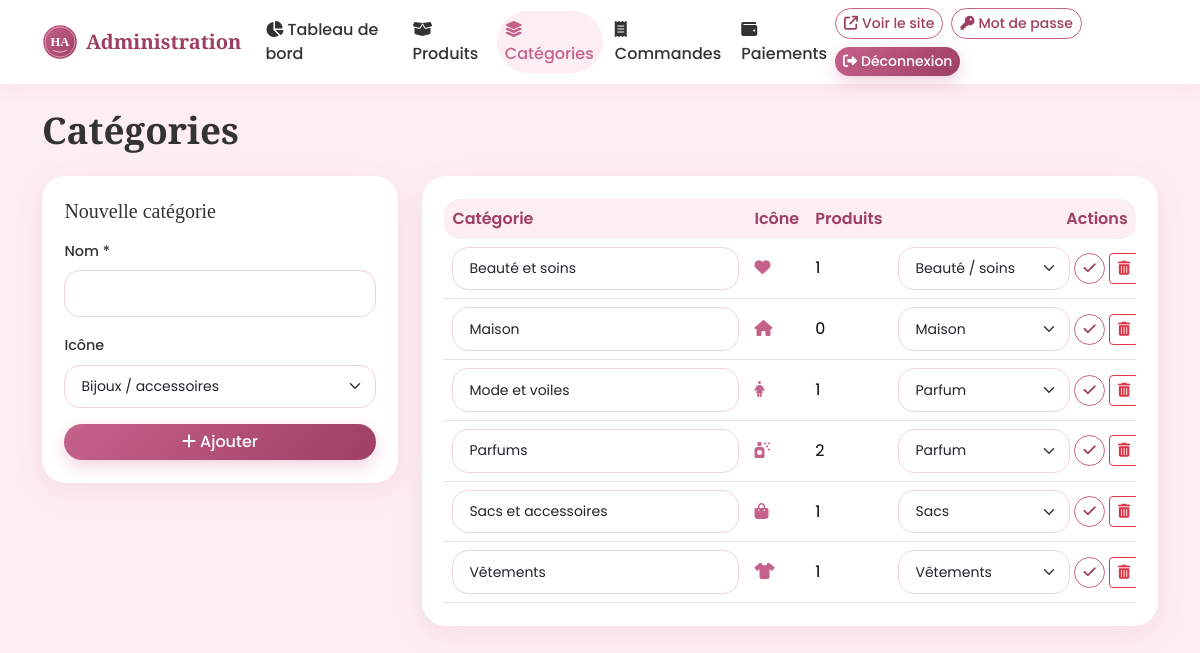
The page /admin/categories.php (signed in) on the database as committed earlier.
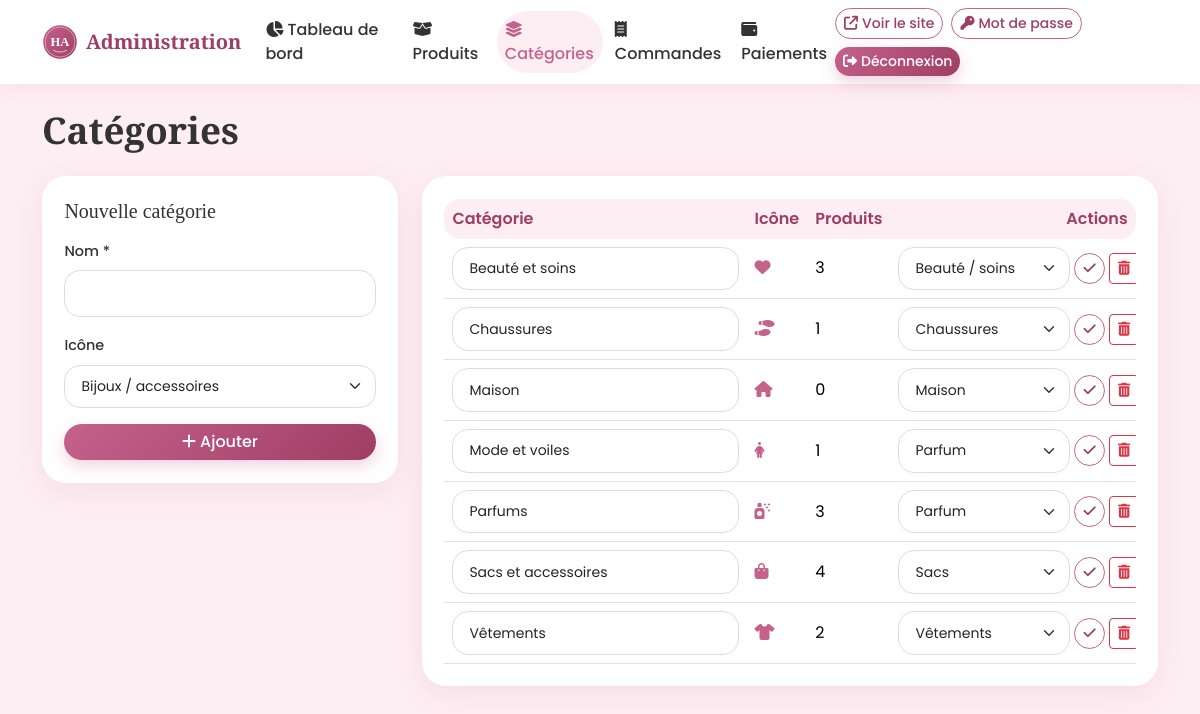
The same page on the database as committed later.
### tables this page shows
CREATE TABLE IF NOT EXISTS categories (
  id INT AUTO_INCREMENT PRIMARY KEY,
  nom VARCHAR(100) NOT NULL,
  description TEXT NULL,
  icone VARCHAR(50) NOT NULL DEFAULT 'fa-gem',
  created_at TIMESTAMP NOT NULL DEFAULT CURRENT_TIMESTAMP
);

### includes/functions.php (called while the page is built, shortened)
<?php
function e($v): string
{
    return htmlspecialchars((string)$v, ENT_QUOTES, 'UTF-8');
}
function base_url(string $path = ''): string
{
    return BASE_URL . '/' . ltrim($path, '/');
}
    ?>

### admin/categories.php (the view, shortened to what the changed rows need)
<?php
$pdo = db();
$adminPage = 'categories';
require __DIR__ . '/_header.php';
$cats = $pdo->query('SELECT c.*, (SELECT COUNT(*) FROM produits p WHERE p.categorie_id = c.id) AS nb FROM categories c ORDER BY c.nom')->fetchAll();
function icone_select(string $courant): string
{
    $h = '<select name="icone" class="form-select form-select-sm">';
    foreach (ICONES_CATEGORIES as $k => $label) {
        $h .= '<option value="' . e($k) . '"' . ($k === $courant ? ' selected' : '') . '>' . e($label) . '</option>';
    }
    return $h . '</select>';
}
?>
<h1 class="page-title mb-4">Catégories</h1>
<div class="row g-4">
  <div class="col-lg-4">
    <div class="panel">
      <h2 class="h5 mb-3">Nouvelle catégorie</h2>
        <div class="mb-3"><label class="form-label">Icône</label><?= icone_select('fa-gem') ?></div>
    </div>
  </div>
  <div class="col-lg-8">
    <div class="panel">
      <?php if ($cats): ?>
      <div class="table-responsive">
        <table class="table table-rose align-middle mb-0">
          <thead><tr><th>Catégorie</th><th>Icône</th><th>Produits</th><th class="text-end">Actions</th></tr></thead>
          <tbody>
          <?php foreach ($cats as $c): $fid = 'f' . (int)$c['id']; ?>
            <tr>
              <td><input form="<?= $fid ?>" class="form-control form-control-sm" name="nom" value="<?= e($c['nom']) ?>" required maxlength="100"></td>
              <td><span class="me-2" style="color:var(--rose)"><i class="fa-solid <?= e($c['icone']) ?>"></i></span></td>
              <td><?= (int)$c['nb'] ?></td>
              <td class="text-end text-nowrap">
                <form id="<?= $fid ?>" method="post" class="d-inline-flex gap-1 align-items-center">
                  <?= icone_select($c['icone']) ?>
                  <button class="btn btn-outline-rose btn-sm" title="Enregistrer"><i class="fa-solid fa-check"></i></button>
                </form>
                <form method="post" class="d-inline" onsubmit="return confirm('Supprimer cette catégorie ? Ses produits seront conservés sans catégorie.')">
                  <button class="btn btn-outline-danger btn-sm" title="Supprimer"><i class="fa-solid fa-trash-can"></i></button>
                </form>
              </td>
            </tr>
          <?php endforeach; ?>
          </tbody>
        </table>
      </div>
      <?php else: ?>
        <p class="text-muted text-center py-4 mb-0">Aucune catégorie pour le moment.</p>
      <?php endif; ?>
    </div>
  </div>
</div>
<?php require __DIR__ . '/_footer.php'; ?>

### admin/_header.php (shortened to what the changed rows need)
<?php
$adminPage = $adminPage ?? '';
$liens = [
    'dashboard'  => ['index.php',      'fa-chart-pie',   'Tableau de bord'],
    'produits'   => ['produits.php',   'fa-box-open',    'Produits'],
    'categories' => ['categories.php', 'fa-layer-group', 'Catégories'],
    'commandes'  => ['commandes.php',  'fa-receipt',     'Commandes'],
    'paiements'  => ['paiements.php',  'fa-wallet',      'Paiements'],
];
?><!DOCTYPE html>
<html lang="fr">
<head>
  <link href="https://cdn.jsdelivr.net/npm/bootstrap@5.3.3/dist/css/bootstrap.min.css" rel="stylesheet">
  <link href="https://cdnjs.cloudflare.com/ajax/libs/font-awesome/6.5.2/css/all.min.css" rel="stylesheet">
  <link href="<?= e(base_url('assets/css/style.css')) ?>" rel="stylesheet">
</head>
<body>
<nav class="navbar navbar-expand-lg admin-nav sticky-top">
  <div class="container">
    <div class="collapse navbar-collapse" id="amenu">
      <ul class="navbar-nav me-auto gap-lg-1">
        <?php foreach ($liens as $k => [$href, $ico, $txt]): ?>
          <li class="nav-item"><a class="nav-link <?= $adminPage === $k ? 'active' : '' ?>" href="<?= $href ?>"><i class="fa-solid <?= $ico ?> me-1"></i><?= $txt ?></a></li>
        <?php endforeach; ?>
      </ul>
    </div>
  </div>
</nav>
<main class="container py-4">

Rows that differ between the two databases and show on the page:
computed for categories "Beauté et soins": nb "1" → "3"
added categories: nom "Chaussures", nb "1", icone "Chaussures"
computed for categories "Parfums": nb "2" → "3"
computed for categories "Sacs et accessoires": nb "1" → "4"
computed for categories "Vêtements": nb "1" → "2"
